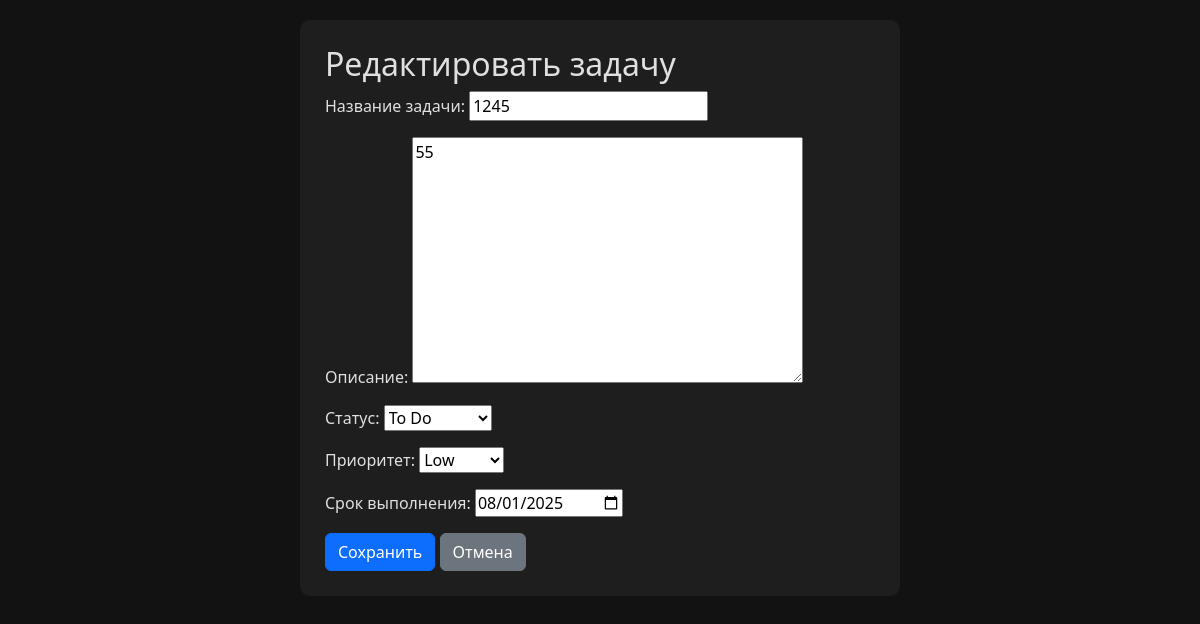
The app's page /edit/1/ (signed in) with its own data.
### appname/models.py (models this page shows, shortened)
class Task(models.Model):
    STATUS_CHOICES = (
        ('todo', 'To Do'),
        ('in_progress', 'In Progress'),
        ('done', 'Done'),
    )
    PRIORITY_CHOICES = (
        ('low', 'Low'),
        ('medium', 'Medium'),
        ('high', 'High'),
    )
    title = models.CharField(max_length=255, verbose_name="Название задачи")
    description = models.TextField(verbose_name="Описание", blank=True)
    status = models.CharField(max_length=20, choices=STATUS_CHOICES, default='todo', verbose_name="Статус")
    priority = models.CharField(max_length=20, choices=PRIORITY_CHOICES, default='medium', verbose_name="Приоритет")
    due_date = models.DateField(verbose_name="Срок выполнения", null=True, blank=True)
    created_by = models.ForeignKey(User, on_delete=models.CASCADE, related_name='tasks')
    class Meta:
        verbose_name = "Задача"
        verbose_name_plural = "Задачи"

### appname/views.py (the view)
# urls.py: path('edit/<int:task_id>/', views.edit_task, name='edit_task'),
@login_required
def edit_task(request, task_id):
    task = get_object_or_404(Task, id=task_id, created_by=request.user)
    if request.method == 'POST':
        form = TaskForm(request.POST, instance=task)
        if form.is_valid():
            form.save()
            return redirect('task_list')
    else:
        form = TaskForm(instance=task)
    return render(request, 'edit_task.html', {'form': form, 'task': task})

### appname/forms.py
class TaskForm(forms.ModelForm):
    class Meta:
        model = Task
        fields = ['title', 'description', 'status', 'priority', 'due_date']
        widgets = {
            'due_date': forms.DateInput(attrs={'type': 'date'}),
        }

### appname/templates/edit_task.html (shortened to what this page needs)
<!DOCTYPE html>
<html lang="ru">
<head>
    <link href="https://cdn.jsdelivr.net/npm/bootstrap@5.3.0/dist/css/bootstrap.min.css" rel="stylesheet">
</head>
<body>
    <div class="edit-container">
        <h2>Редактировать задачу</h2>
        <form method="post">
            {{ form.as_p }}
            <button type="submit" class="btn btn-primary">Сохранить</button>
            <a href="{% url 'task_list' %}" class="btn btn-secondary">Отмена</a>
        </form>
    </div>
</body>
</html>

### appname/templates/edit_task.html (style rules this page uses)
body { background-color: #121212; color: #e0e0e0; padding: 20px; }
.edit-container { max-width: 600px; margin: 0 auto; background: #1e1e1e; padding: 25px; border-radius: 10px; }

### records on screen
Task: title "1245", description "55", status "To Do", priority "Low", due_date "08/01/2025"
